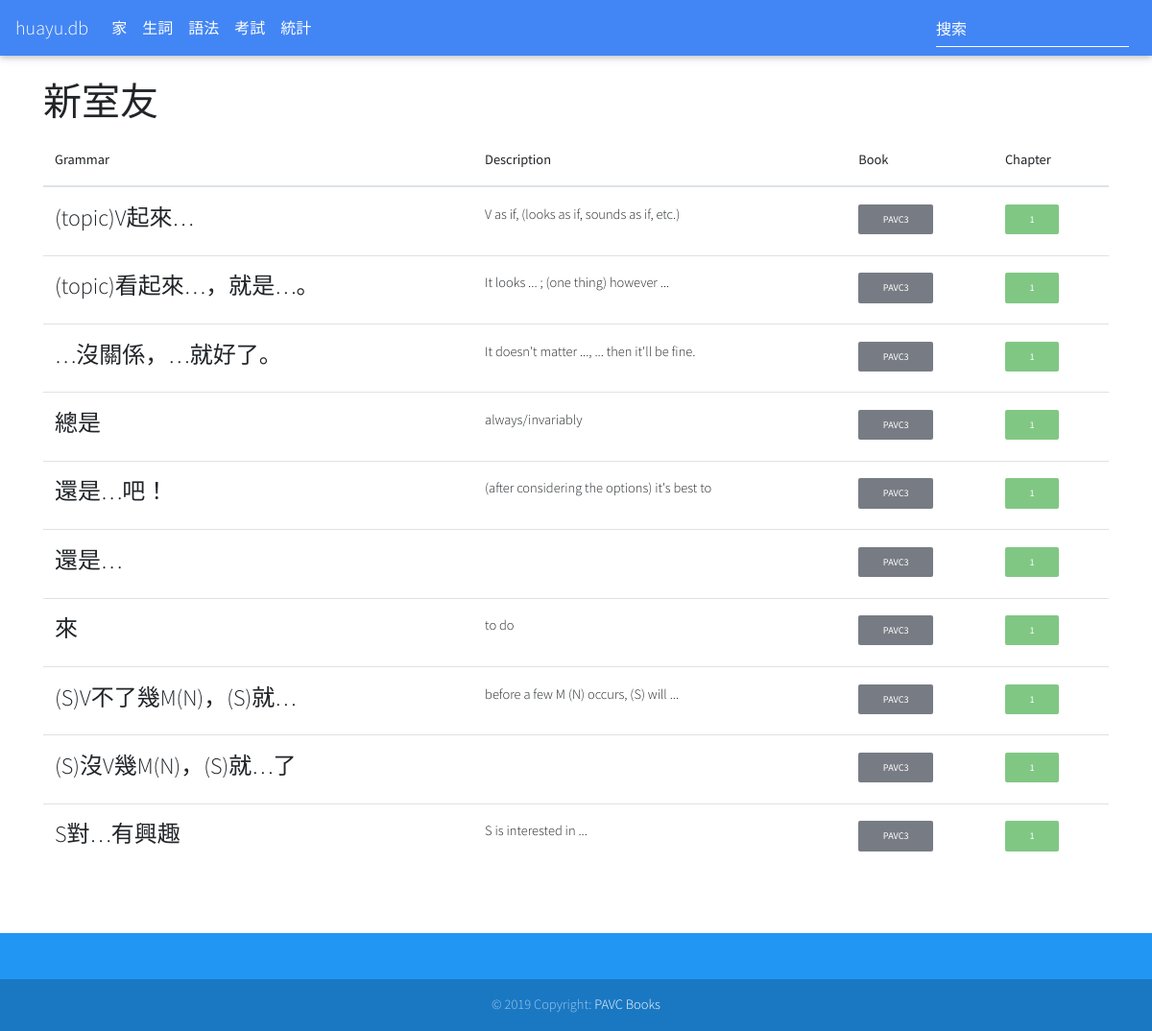
/huayu-db/grammar/chapter/301, run on an earlier commit of the app's database.
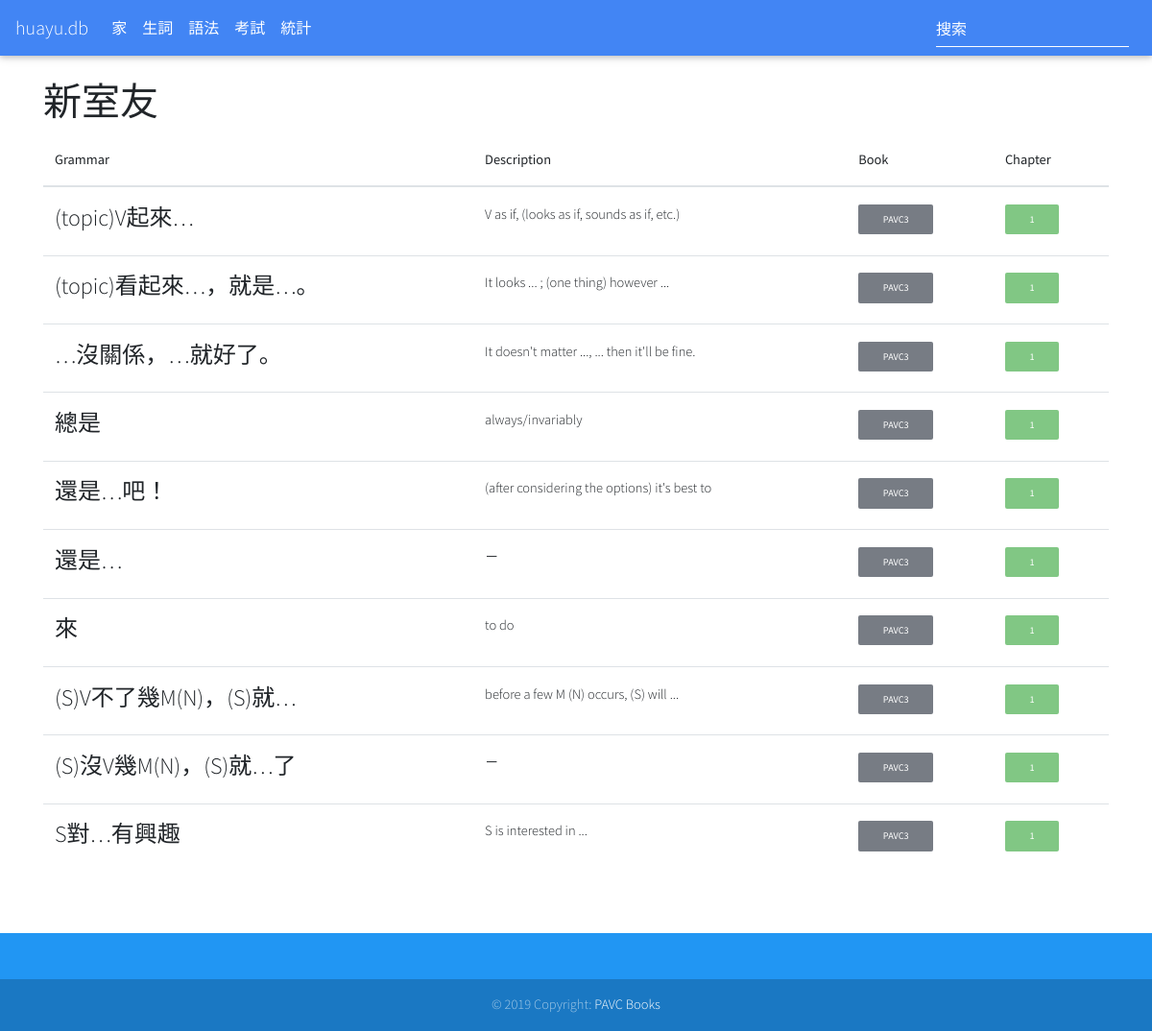
And on a later commit of the database.
### app/models.py (models this page shows, shortened)
class Chapter(db.Model):
    __tablename__ = 'tbl_chapter'
    id = db.Column(db.Integer, primary_key=True)
    number = db.Column(db.Integer)
    name = db.Column(db.String(128))
    book_id = db.Column(db.Integer, db.ForeignKey('tbl_book.id'))
    vocabulary = db.relationship(
        'Vocabulary',
        backref='chapter',
        lazy='dynamic'
    )
    grammar = db.relationship(
        'Grammar',
        backref='chapter',
        lazy='dynamic'
    )
    @property
    def color(self):
        return get_color_code(self.name)

class Grammar(db.Model):
    __tablename__ = 'tbl_grammar'
    id = db.Column(db.Integer, primary_key=True)
    grammar_pattern = db.Column(db.String(64))
    search_pattern = db.Column(db.String(64))
    short_description = db.Column(db.String(64))
    explanation = db.Column(db.String(4096))
    chapter_id = db.Column(db.Integer, db.ForeignKey('tbl_chapter.id'))
    example = db.relationship(
        'GrammarExample',
        secondary=asoc_grammar_example
    )

class Book(db.Model):
    __tablename__ = 'tbl_book'
    id = db.Column(db.Integer, primary_key=True)
    name = db.Column(db.String(128))
    short_name = db.Column(db.String(32))
    chapters = db.relationship(
        'Chapter',
        backref='book',
        lazy='dynamic'
    )
    @property
    def color(self):
        return get_color_code(self.name)

### app/routes.py (the view)
@app.route('/huayu-db/grammar/chapter/<chapter_id>')
def grammar_by_chapter(chapter_id):
    grammar = Grammar.query \
        .filter(Grammar.chapter_id == chapter_id)
    if grammar.first() is None:
        flash('No content found for chapter {}'.format(chapter_id))
        return redirect(url_for('index'))
    title = '{}'.format(grammar.first().chapter.name)
    return render_template('grammar.html',
        title=title,
        grammar=grammar)

### app/models.py (called while the page is built)
def get_color_code(input):
    color_codes_length = len(COLOR_CODES)
    checksum = hashlib.md5(input.encode('utf-8')).hexdigest()
    random = re.sub(r'[^0-9]', '', checksum)
    index = int(random) % color_codes_length
    return COLOR_CODES[index]

### app/routes.py (called while the page is built)
@app.context_processor
def inject_now():
    return {'now': datetime.utcnow()}

### app/templates/grammar.html
{% extends "base.html" %}
{% block content %}
<h1 class="mt-4">{{ title }}</h1>
{% include '_table_grammar.html' %}
{% endblock %}

### app/templates/base.html (shortened to what this page needs)
<!DOCTYPE html>
<html lang="en">
<head>
    <link rel="stylesheet" href="https://use.fontawesome.com/releases/v5.8.2/css/all.css">
    <link href="{{ url_for('static', filename='bootstrap.min.css') }}" rel="stylesheet">
    <link href="{{ url_for('static', filename='mdb.min.css') }}" rel="stylesheet">
    <link href="{{ url_for('static', filename='style.css') }}" rel="stylesheet">
</head>
<body>
    <header>
<nav class="navbar navbar-expand-lg navbar-dark primary-color">
        <a class="navbar-brand" href="{{ url_for('index') }}">huayu.db</a>
        <div class="collapse navbar-collapse" id="basicExampleNav">
                <ul class="navbar-nav mr-auto">
                    <li class="nav-item">
                        <a class="nav-link" href="{{ url_for('index') }}">家</a>
                    </li>
                    <li class="nav-item">
                        <a class="nav-link" href="{{ url_for('vocabulary') }}">生詞</a>
                    </li>
                    <li class="nav-item">
                        <a class="nav-link" href="{{ url_for('grammar') }}">語法</a>
                    </li>
                    <li class="nav-item">
                        <a class="nav-link" href="{{ url_for('test') }}">考試</a>
                    </li>
                    <li class="nav-item">
                        <a class="nav-link" href="{{ url_for('statistic') }}">統計</a>
                    </li>
                </ul>
                <form class="form-inline" action="{{ url_for('search') }}">
                    <div class="md-form my-0">
                        <input class="form-control mr-sm-2" type="text" placeholder="搜索" aria-label="Search" name="q">
                    </div>
                </form>
            </div>
        </nav>
    </header>
    <div class="container mb-10">
        <div class="row">
            <div class="col-md-12">
                {% block content %}
                {% endblock %}
            </div>
        </div>
    </div>
    <footer class="page-footer font-small blue pt-5 mt-5">
        <div class="footer-copyright text-center py-3">© 2019 Copyright:
            <a href="https://svenborer.ch"> PAVC Books</a>
        </div>
    </footer>
</body>
</html>

### app/templates/_table_grammar.html
<table class="table">
    <thead>
        <tr>
            <th scope="col">Grammar</th>
            <th scope="col">Description</th>
            <th scope="col">Book</th>
            <th scope="col">Chapter</th>
        </tr>
    </thead>
    <tbody>
        {% for g in grammar %}
        <tr>
            <th scope="row">
                <a href="{{ url_for('get_grammar', grammar_id=g.id) }}">
                    <h4>{{ g.grammar_pattern }}</h4>
                </a>
            </th>
            <td>
                {{ g.short_description }}
            </td>
            <td>
                <a class="btn btn-sm z-depth-0 white-text {{ g.chapter.book.color }}"
                    href="{{ url_for('grammar_by_book', book_id=g.chapter.book.id) }}">
                    {{ g.chapter.book.short_name }}
                </a>
            </td>
            <td>
                <a class="btn btn-sm z-depth-0 white-text {{ g.chapter.color }}"
                    href="{{ url_for('chapter', chapter_id=g.chapter.id) }}">
                    {{ g.chapter.number }}
                </a>
            </td>
        </tr>
        {% endfor %}
    </tbody>
</table>

### app/static/style.css (style rules this page uses)
* { font-family: 'Source Sans Pro', 'Noto Sans TC', sans-serif; }
h1 { font-size: 40px; }

What changed in the data, as far as the page shows it:
changed Grammar "還是…": short_description (not shown) → "－"
changed Grammar "(S)沒V幾M(N)，(S)就…了": short_description (not shown) → "－"
